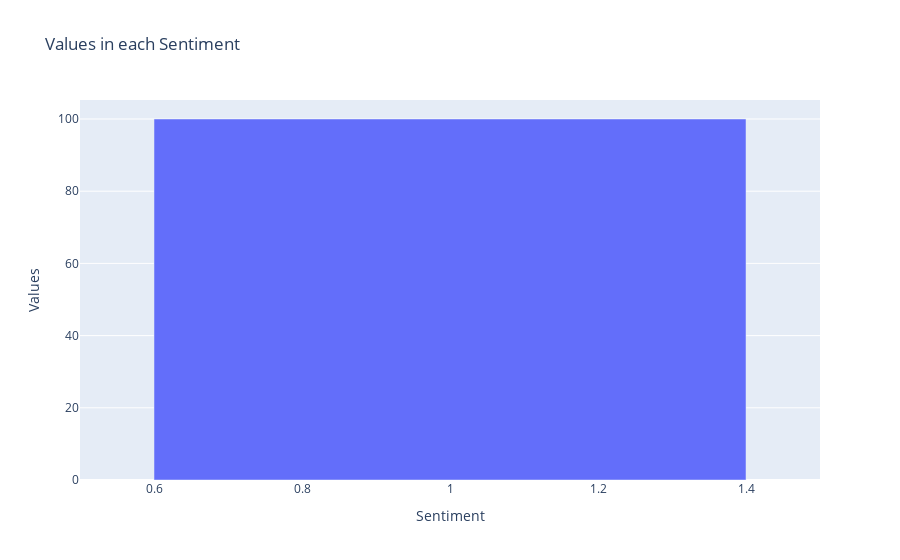

The cell this chart's notebook holds for it:
### Code cell
fig = go.Figure([go.Bar(x = Y.value_counts().index, y = Y.value_counts().tolist())])
fig.update_layout(
    title = "Values in each Sentiment",
    xaxis_title = "Sentiment",
    yaxis_title = "Values")
fig.show()

### Figure 1 — Plotly figure (JSON) as saved in the notebook; plotly's stock layout.template omitted (floating-point values rounded to 4 significant figures)
{"data": [{"type": "bar", "x": [1], "y": [100]}], "layout": {"title": {"text": "Values in each Sentiment"}, "xaxis": {"title": {"text": "Sentiment"}}, "yaxis": {"title": {"text": "Values"}}}}
